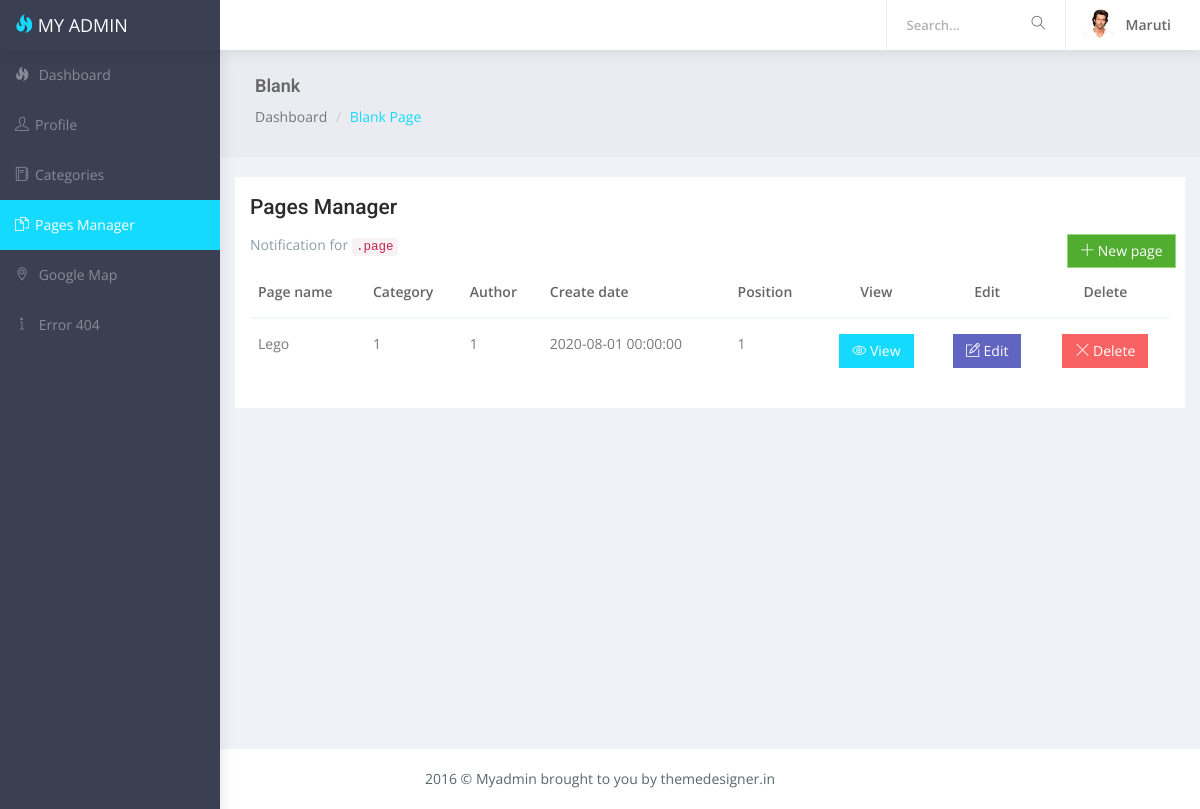
Page /admin/pages.php on the committed database.
### tables this page shows
CREATE TABLE `pages` (
  `page_id` int(11) NOT NULL,
  `page_name` varchar(300) NOT NULL,
  `content` text NOT NULL,
  `user_id` int(11) NOT NULL,
  `cat_id` int(11) NOT NULL,
  `page_position` tinyint(4) NOT NULL,
  `post_on` datetime NOT NULL
);

### admin/pages.php (the view, shortened to what this page needs)
<?php
    include('../includes/admin/header.php');
    include('../includes/admin/sidebar.php');
    require_once('../includes/connection.php');
 ?>
    <div id="page-wrapper">
        <div class="container-fluid">
            <div class="row bg-title">
                <div class="col-lg-12">
                    <h4 class="page-title">Blank</h4>
                    <ol class="breadcrumb">
                        <li><a href="#">Dashboard</a></li>
                        <li class="active">Blank Page</li>
                    </ol>
                </div>
            </div>
            <div class="row">
                    <div class="col-sm-12">
                        <div class="white-box">
                            <h3>Pages Manager</h3>
                            <div class="noti">
                                <p class="text-muted">Notification for <code>.page</code></p>
                                <button type="button" class="add-item btn btn-success" data-toggle='modal' data-target='#addPage'>
                                    <i class="ti-plus"></i> New page
                                </button>
                            </div>
                            <div class="table-responsive">
                                <table class="table">
                                    <thead>
                                        <tr>
                                            <th>Page name</th>
                                            <th>Category</th>
                                            <th>Author</th>
                                            <th>Create date</th>
                                            <th>Position</th>
                                            <th><center>View</center></th>
                                            <th><center>Edit</center></th>
                                            <th><center>Delete</center></th>
                                        </tr>
                                    </thead>
                                    <tbody>
                                        <?php
                                            $query = "SELECT * FROM pages";
                                            $result = $conn -> query($query);
                                            while($rows = $result -> fetch_array(MYSQLI_ASSOC)){
                                                echo "<tr id=".$rows['page_id'].">
                                                        <td>".$rows['page_name']."</td>
                                                        <td>".$rows['cat_id']."</td>
                                                        <td>".$rows['user_id']."</td>
                                                        <td>".$rows['post_on']."</td>
                                                        <td>".$rows['page_position']."</td>
                                                        <td>
                                                            <center><button class='show-item btn btn-info' data-toggle='modal' data-target='#viewPage'>
                                                            <i class='ti-eye'></i> View</button></center>
                                                        </td>
                                                        <td>
                                                            <center><button class='edit-item btn btn-primary' data-toggle='modal' data-target='#editPage'>
                                                            <i class='ti-pencil-alt'></i> Edit</button></center>
                                                        </td>
                                                        <td>
                                                            <center><button class='del-item btn btn-danger'><i class='ti-close'></i> Delete</button></center>
                                                        </td>
                                                    </tr>";
                                                }
                                         ?>
                                    </tbody>
                                </table>
                            </div>
                        </div>
                    </div>
                </div>
        </div>
    </div>
<?php
    include('../includes/admin/footer.php')
 ?>

### resources/admin_template/css/style.css (style rules this page uses)
* { outline:0!important }
body { background:#3a3f51;font-family:'Open Sans',sans-serif;margin:0;overflow-x:hidden;color:#686868 }
html { position:relative;min-height:100%;background:#f1f2f7 }
h1,h2,h3,h4,h5,h6 { color:#2b2b2b;font-family:Roboto,sans-serif;margin:10px 0;font-weight:300 }
h3 { line-height:30px;font-size:21px }
h4 { line-height:22px;font-size:18px }
p { line-height:1.6 }
.text-muted { color:#8d9ea7 }
.btn { border-radius:0 }
#page-wrapper { padding:0 0 60px;min-height:568px;background:#f1f2f7 }
.bg-title { background:#eaecf2;overflow:hidden;padding:15px 20px 10px;margin-bottom:20px }
.bg-title h4 { color:#686868;font-weight:600 }
.bg-title .breadcrumb { background:0 0;padding:0 }
.bg-title .breadcrumb a { color:rgba(0,0,0,.5) }
.bg-title .breadcrumb .active,.logo i { color:#13dafe }
.btn-primary { background:#6164c1;border:1px solid #6164c1 }
.btn-success { background:#99d683;border:1px solid #99d683 }
.btn-info { background:#13dafe;border:1px solid #13dafe }
.btn-danger { background:#f96262;border:1px solid #f96262 }
.white-box { background:#fff;padding:15px;margin-bottom:20px }
.white-box h3 { margin:0 0 12px;font-weight:500 }
.table { margin-bottom:10px }
.table-bordered,.table>tbody>tr>td,.table>tbody>tr>th,.table>tfoot>tr>td,.table>tfoot>tr>th,.table>thead>tr>td,.table>thead>tr>th { border-top:1px solid #f4f8fb }
.table>tbody>tr>td,.table>tbody>tr>th,.table>tfoot>tr>td,.table>tfoot>tr>th,.table>thead>tr>td,.table>thead>tr>th { padding:15px 8px }
.table>thead>tr>th { vertical-align:bottom;border-bottom:2px solid #f4f8fb }
tbody { color:#797979 }
th { color:#666;font-weight:600 }
[class*=" ti-"],[class^=ti-] { font-family:themify;speak:none;font-style:normal;font-weight:400;font-variant:normal;text-transform:none;line-height:1;-webkit-font-smoothing:antialiased;-moz-osx-font-smoothing:grayscale }
.ti-plus:before { content:"\e61a" }
.ti-pencil-alt:before { content:"\e61d" }
.ti-eye:before { content:"\e63d" }
.ti-close:before { content:"\e646" }
@media (min-width:768px) { #page-wrapper { position:relative;margin:0 0 0 220px;transition:.5s ease-out;top:50px } }

### resources/admin_template/css/custom_css.css (style rules this page uses)
.noti { display: flex; }
.add-item { position: absolute; right: 0; display: inline-table; margin-right: 2.5%; background-color: #50ad2f; }
.page-title { font-weight: bold; }

### rows in the picture
pages: page_name "Lego", cat "1", user "1", post_on "2020-08-01 00:00:00", page_position "1"
